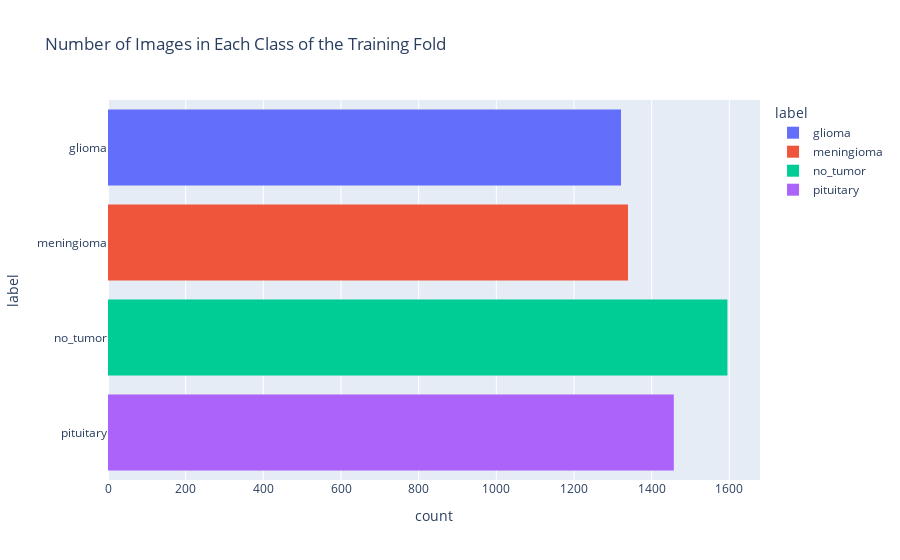
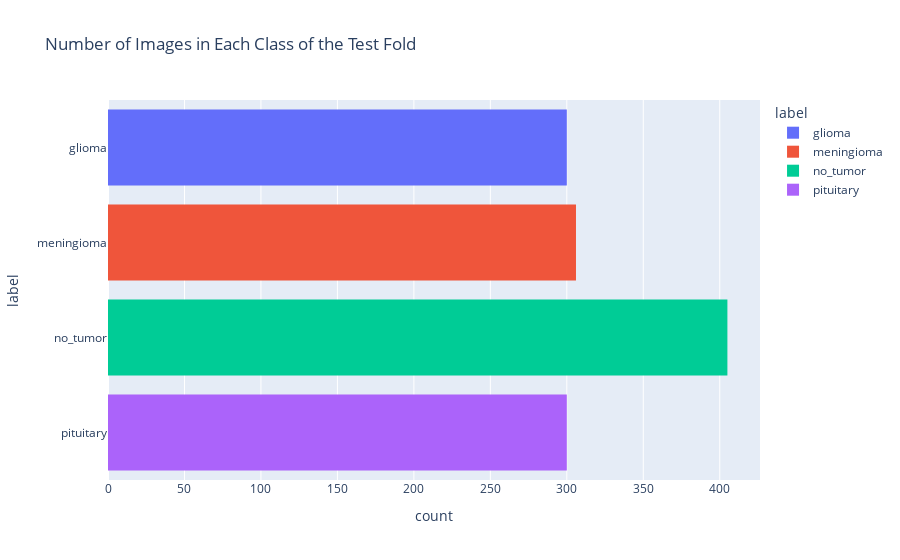

Notebook source saved alongside these figures, in order:
### Code cell
import plotly.express as px

def plot_histogram(df, title):
    figure = px.histogram(
        df,
        y='label',
        color='label',
        template='plotly',
        title=title
    )
    figure.show()

# Plot histogram for training data
plot_histogram(train_df, 'Number of Images in Each Class of the Training Fold')

# Plot histogram for test data
plot_histogram(test_df, 'Number of Images in Each Class of the Test Fold')

### Figure 1 — Plotly figure (JSON) as saved in the notebook; plotly's stock layout.template omitted (floating-point values rounded to 4 significant figures; data arrays with more than 128 entries replaced by an {"elided": "..."} marker saying what was removed)
{"data": [{"alignmentgroup": "True", "bingroup": "y", "hovertemplate": "label=%{y}<br>count=%{x}<extra></extra>", "legendgroup": "glioma", "marker": {"color": "#636efa", "pattern": {"shape": ""}}, "name": "glioma", "offsetgroup": "glioma", "orientation": "h", "showlegend": true, "type": "histogram", "xaxis": "x", "y": {"elided": "1321 str values"}, "yaxis": "y"}, {"alignmentgroup": "True", "bingroup": "y", "hovertemplate": "label=%{y}<br>count=%{x}<extra></extra>", "legendgroup": "meningioma", "marker": {"color": "#EF553B", "pattern": {"shape": ""}}, "name": "meningioma", "offsetgroup": "meningioma", "orientation": "h", "showlegend": true, "type": "histogram", "xaxis": "x", "y": {"elided": "1339 str values"}, "yaxis": "y"}, {"alignmentgroup": "True", "bingroup": "y", "hovertemplate": "label=%{y}<br>count=%{x}<extra></extra>", "legendgroup": "no_tumor", "marker": {"color": "#00cc96", "pattern": {"shape": ""}}, "name": "no_tumor", "offsetgroup": "no_tumor", "orientation": "h", "showlegend": true, "type": "histogram", "xaxis": "x", "y": {"elided": "1595 str values"}, "yaxis": "y"}, {"alignmentgroup": "True", "bingroup": "y", "hovertemplate": "label=%{y}<br>count=%{x}<extra></extra>", "legendgroup": "pituitary", "marker": {"color": "#ab63fa", "pattern": {"shape": ""}}, "name": "pituitary", "offsetgroup": "pituitary", "orientation": "h", "showlegend": true, "type": "histogram", "xaxis": "x", "y": {"elided": "1457 str values"}, "yaxis": "y"}], "layout": {"barmode": "relative", "legend": {"title": {"text": "label"}, "tracegroupgap": 0}, "title": {"text": "Number of Images in Each Class of the Training Fold"}, "xaxis": {"anchor": "y", "domain": [0, 1], "title": {"text": "count"}}, "yaxis": {"anchor": "x", "categoryarray": ["pituitary", "no_tumor", "meningioma", "glioma"], "categoryorder": "array", "domain": [0, 1], "title": {"text": "label"}}}}

### Figure 2 — Plotly figure (JSON) as saved in the notebook; plotly's stock layout.template omitted (floating-point values rounded to 4 significant figures; data arrays with more than 128 entries replaced by an {"elided": "..."} marker saying what was removed)
{"data": [{"alignmentgroup": "True", "bingroup": "y", "hovertemplate": "label=%{y}<br>count=%{x}<extra></extra>", "legendgroup": "glioma", "marker": {"color": "#636efa", "pattern": {"shape": ""}}, "name": "glioma", "offsetgroup": "glioma", "orientation": "h", "showlegend": true, "type": "histogram", "xaxis": "x", "y": {"elided": "300 str values"}, "yaxis": "y"}, {"alignmentgroup": "True", "bingroup": "y", "hovertemplate": "label=%{y}<br>count=%{x}<extra></extra>", "legendgroup": "meningioma", "marker": {"color": "#EF553B", "pattern": {"shape": ""}}, "name": "meningioma", "offsetgroup": "meningioma", "orientation": "h", "showlegend": true, "type": "histogram", "xaxis": "x", "y": {"elided": "306 str values"}, "yaxis": "y"}, {"alignmentgroup": "True", "bingroup": "y", "hovertemplate": "label=%{y}<br>count=%{x}<extra></extra>", "legendgroup": "no_tumor", "marker": {"color": "#00cc96", "pattern": {"shape": ""}}, "name": "no_tumor", "offsetgroup": "no_tumor", "orientation": "h", "showlegend": true, "type": "histogram", "xaxis": "x", "y": {"elided": "405 str values"}, "yaxis": "y"}, {"alignmentgroup": "True", "bingroup": "y", "hovertemplate": "label=%{y}<br>count=%{x}<extra></extra>", "legendgroup": "pituitary", "marker": {"color": "#ab63fa", "pattern": {"shape": ""}}, "name": "pituitary", "offsetgroup": "pituitary", "orientation": "h", "showlegend": true, "type": "histogram", "xaxis": "x", "y": {"elided": "300 str values"}, "yaxis": "y"}], "layout": {"barmode": "relative", "legend": {"title": {"text": "label"}, "tracegroupgap": 0}, "title": {"text": "Number of Images in Each Class of the Test Fold"}, "xaxis": {"anchor": "y", "domain": [0, 1], "title": {"text": "count"}}, "yaxis": {"anchor": "x", "categoryarray": ["pituitary", "no_tumor", "meningioma", "glioma"], "categoryorder": "array", "domain": [0, 1], "title": {"text": "label"}}}}
